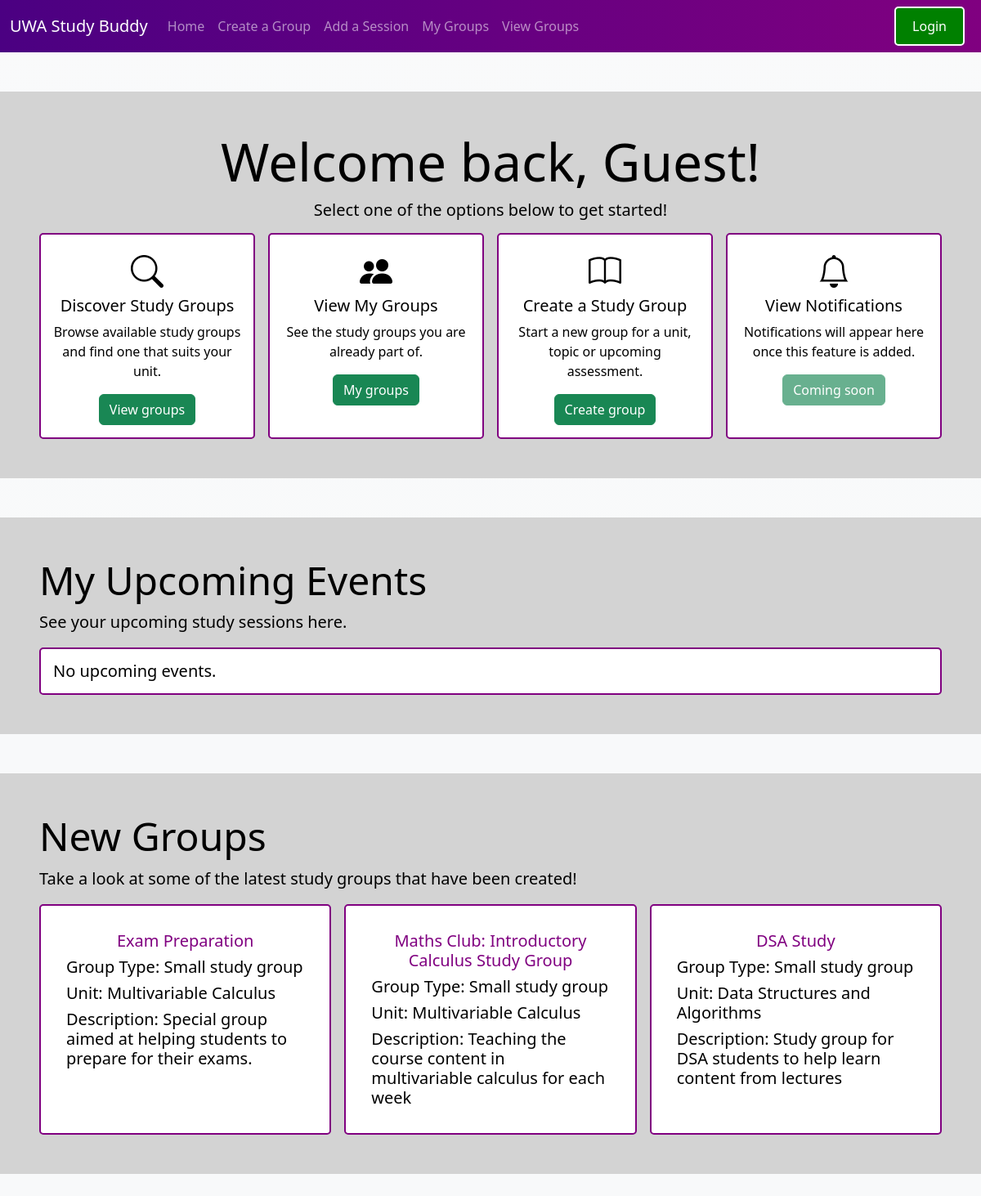
/index, run on the app's committed database.
### models.py (models this page shows)
class Groups(db.Model):
    __tablename__ = 'Groups'
    GroupID: so.Mapped[int] = so.mapped_column(primary_key=True)
    UnitID: so.Mapped[int] = so.mapped_column(sa.ForeignKey('Unit.UnitID'), nullable=False)
    GroupTypeID: so.Mapped[int] = so.mapped_column(sa.ForeignKey('GroupType.GroupTypeID'), nullable=False)
    Description: so.Mapped[str] = so.mapped_column(sa.String(200), nullable=False)
    CreationDate: so.Mapped[datetime] = so.mapped_column(nullable=False)
    GroupName: so.Mapped[str] = so.mapped_column(nullable=False)
    MaxMembers: so.Mapped[int] = so.mapped_column(nullable=True)

class GroupType(db.Model):
    __tablename__ = 'GroupType'
    GroupTypeID: so.Mapped[int] = so.mapped_column(primary_key=True)
    Type: so.Mapped[str] = so.mapped_column(sa.String(50), nullable=False)

class Unit(db.Model):
    __tablename__ = 'Unit'
    UnitID: so.Mapped[int] = so.mapped_column(primary_key=True)
    UnitCode: so.Mapped[int] = so.mapped_column(nullable=False)
    UnitName: so.Mapped[str] = so.mapped_column(sa.String(50), nullable=False)
    FacultyID: so.Mapped[Optional[int]] = so.mapped_column(sa.ForeignKey('Faculty.FacultyID'), nullable=True)

### routes/index.py (the view)
@index_blueprint.route('/')
@index_blueprint.route('/index')
def index():
    now = int(datetime.now().timestamp())
    if current_user.is_authenticated:
        student_id = current_user.StudentID
        user = db.session.get(User, student_id)
        username = user.Username if user else "Student"
        upcoming_events = db.session.execute(
            sa.select(
                Session.SessionDateTime,
                Session.Description,
                Session.Location,
                SessionType.Name,
                Groups.GroupName,
                Unit.UnitName
            )
            .join(Groups, Session.GroupID == Groups.GroupID)
            .join(SessionType, Session.SessionTypeID == SessionType.SessionTypeID)
            .join(Unit, Groups.UnitID == Unit.UnitID)
            .join(StudentGroups, StudentGroups.GroupID == Groups.GroupID)
            .where(
                StudentGroups.StudentID == student_id,
                Session.SessionDateTime >= now
            )
            .order_by(Session.SessionDateTime.asc())
            .limit(3)
        ).mappings().all()
    else:
        username = "Guest"
        upcoming_events = [] #as it is a uest user, there would not be any upcoming events for them
    new_groups = db.session.execute(
        sa.select(
            Groups.GroupName,
            Groups.Description,
            GroupType.Type.label('GroupType'),
            Unit.UnitName
        )
        .join(Unit, Groups.UnitID == Unit.UnitID)
        .join(GroupType, Groups.GroupTypeID == GroupType.GroupTypeID)
        .order_by(Groups.CreationDate.desc())
        .limit(3)
    ).mappings().all()
    return render_template("index.html", username=username, upcoming_events=upcoming_events, new_groups=new_groups)

### templates/index.html (shortened to what this page needs)
<!doctype html>
<html lang="en">
<head>
    <link href="https://cdn.jsdelivr.net/npm/bootstrap@5.3.8/dist/css/bootstrap.min.css" rel="stylesheet">
    <link rel="stylesheet" href="https://cdn.jsdelivr.net/npm/bootstrap-icons@1.13.1/font/bootstrap-icons.min.css">
    <link rel="stylesheet" href="{{ url_for('static', filename='css/style.css') }}">
</head>
<body class="bg-light bg-gradient">
    {% include 'navbar.html' %}
    <div class="container-fluid p-5 my-5 bg-container container-text">
        <div class="row">
            <div class="col text-center">
                {% if username %}
                <h3 class="display-3">Welcome back, {{ username }}!</h3>
                {% else %}
                <h3 class="display-3">Welcome!</h3>
                {% endif %}
                <h5 class="card-subtitle pb-3">Select one of the options below to get started!</h5>
            </div>
        </div>
        <div class="row g-3">
            <div class="col-sm-3">
                <div class="card-style card-padding h-100 text-center">
                    <i class="bi bi-search fs-1"></i>
                    <h5>Discover Study Groups</h5>
                    <p>Browse available study groups and find one that suits your unit.</p>
                    <button type="button" class="btn btn-success"
                        onclick="window.location.href='{{ url_for('view_groups.view_groups') }}'">
                        View groups
                    </button>
                </div>
            </div>
            <div class="col-sm-3">
                <div class="card-style card-padding h-100 text-center">
                    <i class="bi bi-people-fill fs-1"></i>
                    <h5>View My Groups</h5>
                    <p>See the study groups you are already part of.</p>
                    <button type="button" class="btn btn-success"
                        onclick="window.location.href='{{ url_for('my_groups.my_groups') }}'">
                        My groups
                    </button>
                </div>
            </div>
            <div class="col-sm-3">
                <div class="card-style card-padding h-100 text-center">
                    <i class="bi bi-book fs-1"></i>
                    <h5>Create a Study Group</h5>
                    <p>Start a new group for a unit, topic or upcoming assessment.</p>
                    <button type="button" class="btn btn-success"
                        onclick="window.location.href='{{ url_for('create_group.create_group') }}'">
                        Create group
                    </button>
                </div>
            </div>
            <div class="col-sm-3">
                <div class="card-style card-padding h-100 text-center">
                    <i class="bi bi-bell fs-1"></i>
                    <h5>View Notifications</h5>
                    <p>Notifications will appear here once this feature is added.</p>
                    <button type="button" class="btn btn-success" onclick="window.location.href='notifications.html'" disabled>
                        Coming soon
                    </button>
                </div>
            </div>
        </div>
    </div>
    <div class="container-fluid p-5 my-5 bg-container container-text">
        <div class="row">
            <div class="col">
                <h1 class="display-5">My Upcoming Events</h1>
                <p class="lead">See your upcoming study sessions here.</p>
            </div>
        </div>
        {% if upcoming_events %}
        <div class="row g-3">
            {% for u in upcoming_events %}
            <div class="col-sm-4">
                <div class="card card-style card-padding h-100">
                    <div class="card-body">
                        <h5 class="card-title text-center" style="color: purple;">{{ u['UnitName'] }}: {{ u['Name'] }}</h5>
                        <h5 class="card-text text-start">Date: {{ u['SessionDateTime'] | dateconverter }}</h5>
                        <h5 class="card-text text-start">Hosted by: {{ u['GroupName'] }}</h5>
                        <h5 class="card-text text-start">Location: {{ u['Location'] }}</h5>
                        <h5 class="card-text text-start">Description: {{ u['Description'] }}</h5>
                    </div>
                </div>
            </div>
            {% endfor %}
        </div>
        {% else %}
        <div class="row">
            <div class="col">
                <div class="card-style card-padding">
                    <h5 class="mb-0">No upcoming events.</h5>
                </div>
            </div>
        </div>
        {% endif %}
    </div>
    <div class="container-fluid p-5 my-5 bg-container container-text">
        <div class="row">
            <div class="col">
                <h1 class="display-5">New Groups</h1>
                <p class="lead">Take a look at some of the latest study groups that have been created!</p>
            </div>
        </div>
        {% if new_groups %}
        <div class="row g-3">
            {% for g in new_groups %}
            <div class="col-sm-4">
                <div class="card card-style card-padding h-100">
                    <div class="card-body">
                        <h5 class="card-title text-center" style="color: purple;">{{ g['GroupName'] }}</h5>
                        <h5 class="card-text text-start">Group Type: {{ g['GroupType'] }}</h5>
                        <h5 class="card-text text-start">Unit: {{ g['UnitName'] }}</h5>
                        <h5 class="card-text text-start">Description: {{ g['Description'] }}</h5>
                    </div>
                </div>
            </div>
            {% endfor %}
        </div>
        {% endif %}
    </div>
</body>
</html>

### templates/navbar.html
    <nav class="navbar navbar-expand-sm bg-navbar navbar-dark">
        <div class="container-fluid">
            <a class="navbar-brand" href="#">UWA Study Buddy</a>
            <div class="collapse navbar-collapse" id="navbarNavAltMarkup">
                <ul class="navbar-nav">
                    <li class="nav-item">
                        <a class="nav-link" href="{{ url_for('index.index') }}">Home</a>
                    </li>
                    <li class="nav-item">
                        <a class="nav-link" href="{{ url_for('create_group.create_group') }}">Create a Group</a>
                    </li>
                    <li class="nav-item">
                        <a class="nav-link" href="{{ url_for('add_session.add_session') }}">Add a Session</a>
                    </li>
                    <li class="nav-item">
                        <a class="nav-link" href="{{ url_for('my_groups.my_groups') }}">My Groups</a>
                    </li>
                    <li class="nav-item">
                        <a class="nav-link" href="{{ url_for('view_groups.view_groups') }}">View Groups</a>
                    </li>
                </ul>
            </div>
        </div>
         {% if current_user.is_authenticated %}
         <button class="login-button" onclick="window.location.href='{{ url_for('view_profile.view_profile') }}'">
            <i class="bi bi-person-circle fs-5"></i>
         </button>
         <button class="login-button" onclick="window.location.href='{{ url_for('logout.logout') }}'">
            Logout
         </button>
        {% else %}
         <button class="login-button" onclick="window.location.href='{{ url_for('login_page.login_page') }}'">Login</button>
         {% endif %}
    </nav>

### static/CSS/style.css (style rules this page uses)
.bg-container { background-color: lightgray; }
.container-text { color: black; }
.bg-navbar { background-image: linear-gradient(to right, indigo , purple); }
.login-button { margin-left: auto; margin-right: 20px; background-color: green; color: white; border: 2px solid white; padding: 10px 20px; border-radius: 5px; }
.card-style { background-color: white; border: 2px solid purple; border-radius: 5px; color: black }
.card-padding { padding: 15px; }

### data on the page
Groups: GroupName "Exam Preparation", Description "Special group aimed at helping students to prepare for their exams."
GroupType: GroupType "Small study group" "Small study group" "Small study group"
Unit: UnitName "Multivariable Calculus" "Multivariable Calculus"
Groups: GroupName "Maths Club: Introductory Calculus Study Group", Description "Teaching the course content in multivariable calculus for each week"
Groups: GroupName "DSA Study", Description "Study group for DSA students to help learn content from lectures"
Unit: UnitName "Data Structures and Algorithms"

### other printed values
{{ username }} "Guest"
